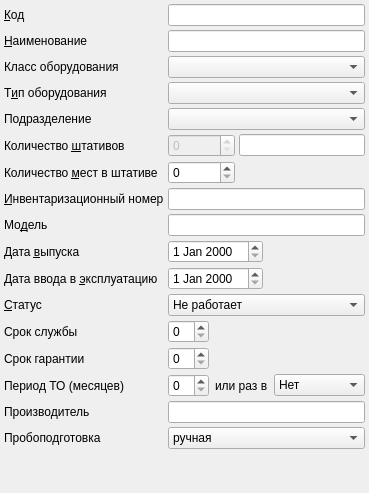
     <widget class="QWidget" name="tabEquipment">
      <attribute name="title">
       <string>&amp;Оборудование</string>
      </attribute>
      <layout class="QGridLayout" name="gridLayout_3">
       <property name="margin">
        <number>4</number>
       </property>
       <property name="spacing">
        <number>4</number>
       </property>
       <item row="16" column="0">
        <widget class="QLabel" name="lblSamplePreparation">
         <property name="text">
          <string>Пробоподготовка</string>
         </property>
        </widget>
       </item>
       <item row="0" column="0">
        <widget class="QLabel" name="lblCode">
         <property name="sizePolicy">
          <sizepolicy hsizetype="Maximum" vsizetype="Preferred">
           <horstretch>0</horstretch>
           <verstretch>0</verstretch>
          </sizepolicy>
         </property>
         <property name="text">
          <string>&amp;Код</string>
         </property>
         <property name="buddy">
          <cstring>edtCode</cstring>
         </property>
        </widget>
       </item>
       <item row="0" column="1" colspan="2">
        <widget class="QLineEdit" name="edtCode"/>
       </item>
       <item row="1" column="0">
        <widget class="QLabel" name="lblName">
         <property name="sizePolicy">
          <sizepolicy hsizetype="Maximum" vsizetype="Preferred">
           <horstretch>0</horstretch>
           <verstretch>0</verstretch>
          </sizepolicy>
         </property>
         <property name="text">
          <string>&amp;Наименование</string>
         </property>
         <property name="buddy">
          <cstring>edtName</cstring>
         </property>
        </widget>
       </item>
       <item row="1" column="1" colspan="2">
        <widget class="QLineEdit" name="edtName"/>
       </item>
       <item row="3" column="0">
        <widget class="QLabel" name="lblEquipmentType">
         <property name="sizePolicy">
          <sizepolicy hsizetype="Maximum" vsizetype="Preferred">
           <horstretch>0</horstretch>
           <verstretch>0</verstretch>
          </sizepolicy>
         </property>
         <property name="text">
          <string>Т&amp;ип оборудования</string>
         </property>
         <property name="buddy">
          <cstring>cmbEquipmentType</cstring>
         </property>
        </widget>
       </item>
       <item row="3" column="1" colspan="2">
        <widget class="CRBComboBox" name="cmbEquipmentType"/>
       </item>
       <item row="5" column="0">
        <widget class="QLabel" name="lblTripod">
         <property name="sizePolicy">
          <sizepolicy hsizetype="Maximum" vsizetype="Preferred">
           <horstretch>0</horstretch>
           <verstretch>0</verstretch>
          </sizepolicy>
         </property>
         <property name="text">
          <string>Количество &amp;штативов</string>
         </property>
         <property name="buddy">
          <cstring>edtTripod</cstring>
         </property>
        </widget>
       </item>
       <item row="5" column="1">
        <widget class="QSpinBox" name="edtTripod">
         <property name="enabled">
          <bool>false</bool>
         </property>
         <property name="sizePolicy">
          <sizepolicy hsizetype="Maximum" vsizetype="Fixed">
           <horstretch>0</horstretch>
           <verstretch>0</verstretch>
          </sizepolicy>
         </property>
         <property name="maximum">
          <number>100000</number>
         </property>
        </widget>
       </item>
       <item row="5" column="2">
        <widget class="QLineEdit" name="edtTripodIdentifiers">
         <property name="toolTip">
          <string>Идентификаторы штативов, перечисленные через точку с запятой</string>
         </property>
        </widget>
       </item>
       <item row="6" column="0">
        <widget class="QLabel" name="lblTripodCapacity">
         <property name="sizePolicy">
          <sizepolicy hsizetype="Maximum" vsizetype="Preferred">
           <horstretch>0</horstretch>
           <verstretch>0</verstretch>
          </sizepolicy>
         </property>
         <property name="text">
          <string>Количество &amp;мест в штативе</string>
         </property>
         <property name="buddy">
          <cstring>edtTripodCapacity</cstring>
         </property>
        </widget>
       </item>
       <item row="6" column="1">
        <widget class="QSpinBox" name="edtTripodCapacity">
         <property name="sizePolicy">
          <sizepolicy hsizetype="Maximum" vsizetype="Fixed">
           <horstretch>0</horstretch>
           <verstretch>0</verstretch>
          </sizepolicy>
         </property>
         <property name="maximum">
          <number>100000</number>
         </property>
        </widget>
       </item>
       <item row="7" column="0">
        <widget class="QLabel" name="lblInventoryNumber">
         <property name="sizePolicy">
          <sizepolicy hsizetype="Maximum" vsizetype="Preferred">
           <horstretch>0</horstretch>
           <verstretch>0</verstretch>
          </sizepolicy>
         </property>
         <property name="text">
          <string>&amp;Инвентаризационный номер</string>
         </property>
         <property name="buddy">
          <cstring>edtInventoryNumber</cstring>
         </property>
        </widget>
       </item>
       <item row="8" column="1" colspan="2">
        <widget class="QLineEdit" name="edtModel"/>
       </item>
       <item row="7" column="1" colspan="2">
        <widget class="QLineEdit" name="edtInventoryNumber"/>
       </item>
       <item row="2" column="1" colspan="2">
        <widget class="CRBComboBox" name="cmbEquipmentClass"/>
       </item>
       <item row="8" column="0">
        <widget class="QLabel" name="lblModel">
         <property name="sizePolicy">
          <sizepolicy hsizetype="Maximum" vsizetype="Preferred">
           <horstretch>0</horstretch>
           <verstretch>0</verstretch>
          </sizepolicy>
         </property>
         <property name="text">
          <string>Мо&amp;дель</string>
         </property>
         <property name="buddy">
          <cstring>edtModel</cstring>
         </property>
        </widget>
       </item>
       <item row="9" column="0">
        <widget class="QLabel" name="lblReleaseDate">
         <property name="sizePolicy">
          <sizepolicy hsizetype="Maximum" vsizetype="Preferred">
           <horstretch>0</horstretch>
           <verstretch>0</verstretch>
          </sizepolicy>
         </property>
         <property name="text">
          <string>Дата &amp;выпуска</string>
         </property>
         <property name="buddy">
          <cstring>edtReleaseDate</cstring>
         </property>
        </widget>
       </item>
       <item row="9" column="1" colspan="2">
        <widget class="CDateEdit" name="edtReleaseDate">
         <property name="sizePolicy">
          <sizepolicy hsizetype="Maximum" vsizetype="Fixed">
           <horstretch>0</horstretch>
           <verstretch>0</verstretch>
          </sizepolicy>
         </property>
        </widget>
       </item>
       <item row="10" column="0">
        <widget class="QLabel" name="lblStartupDate">
         <property name="sizePolicy">
          <sizepolicy hsizetype="Maximum" vsizetype="Preferred">
           <horstretch>0</horstretch>
           <verstretch>0</verstretch>
          </sizepolicy>
         </property>
         <property name="text">
          <string>Дата ввода в &amp;эксплуатацию</string>
         </property>
         <property name="buddy">
          <cstring>edtStartupDate</cstring>
         </property>
        </widget>
       </item>
       <item row="10" column="1" colspan="2">
        <widget class="CDateEdit" name="edtStartupDate">
         <property name="sizePolicy">
          <sizepolicy hsizetype="Maximum" vsizetype="Fixed">
           <horstretch>0</horstretch>
           <verstretch>0</verstretch>
          </sizepolicy>
         </property>
        </widget>
       </item>
       <item row="11" column="0">
        <widget class="QLabel" name="lblStatus">
         <property name="sizePolicy">
          <sizepolicy hsizetype="Maximum" vsizetype="Preferred">
           <horstretch>0</horstretch>
           <verstretch>0</verstretch>
          </sizepolicy>
         </property>
         <property name="text">
          <string>&amp;Статус</string>
         </property>
         <property name="buddy">
          <cstring>cmbStatus</cstring>
         </property>
        </widget>
       </item>
       <item row="11" column="1" colspan="2">
        <widget class="QComboBox" name="cmbStatus">
         <item>
          <property name="text">
           <string>Не работает</string>
          </property>
         </item>
         <item>
          <property name="text">
           <string>Работает</string>
          </property>
         </item>
        </widget>
       </item>
       <item row="12" column="0">
        <widget class="QLabel" name="lblEmploymentTerm">
         <property name="sizePolicy">
          <sizepolicy hsizetype="Maximum" vsizetype="Preferred">
           <horstretch>0</horstretch>
           <verstretch>0</verstretch>
          </sizepolicy>
         </property>
         <property name="text">
          <string>Срок службы</string>
         </property>
         <property name="buddy">
          <cstring>edtEmploymentTerm</cstring>
         </property>
        </widget>
       </item>
       <item row="12" column="1">
        <widget class="QSpinBox" name="edtEmploymentTerm">
         <property name="sizePolicy">
          <sizepolicy hsizetype="Maximum" vsizetype="Fixed">
           <horstretch>0</horstretch>
           <verstretch>0</verstretch>
          </sizepolicy>
         </property>
        </widget>
       </item>
       <item row="13" column="0">
        <widget class="QLabel" name="lblWarrantyTerm">
         <property name="sizePolicy">
          <sizepolicy hsizetype="Maximum" vsizetype="Preferred">
           <horstretch>0</horstretch>
           <verstretch>0</verstretch>
          </sizepolicy>
         </property>
         <property name="text">
          <string>Срок гарантии</string>
         </property>
         <property name="buddy">
          <cstring>edtWarrantyTerm</cstring>
         </property>
        </widget>
       </item>
       <item row="13" column="1">
        <widget class="QSpinBox" name="edtWarrantyTerm">
         <property name="sizePolicy">
          <sizepolicy hsizetype="Maximum" vsizetype="Fixed">
           <horstretch>0</horstretch>
           <verstretch>0</verstretch>
          </sizepolicy>
         </property>
        </widget>
       </item>
       <item row="14" column="0">
        <widget class="QLabel" name="lblMaintenancePeriod">
         <property name="sizePolicy">
          <sizepolicy hsizetype="Maximum" vsizetype="Preferred">
           <horstretch>0</horstretch>
           <verstretch>0</verstretch>
          </sizepolicy>
         </property>
         <property name="frameShape">
          <enum>QFrame::NoFrame</enum>
         </property>
         <property name="frameShadow">
          <enum>QFrame::Plain</enum>
         </property>
         <property name="lineWidth">
          <number>1</number>
         </property>
         <property name="text">
          <string>Период ТО (месяцев)</string>
         </property>
         <property name="buddy">
          <cstring>edtMaintenancePeriod</cstring>
         </property>
        </widget>
       </item>
       <item row="14" column="1" colspan="2">
        <widget class="QWidget" name="widget" native="true">
         <layout class="QGridLayout" name="gridLayout">
          <property name="sizeConstraint">
           <enum>QLayout::SetDefaultConstraint</enum>
          </property>
          <property name="horizontalSpacing">
           <number>6</number>
          </property>
          <property name="verticalSpacing">
           <number>0</number>
          </property>
          <property name="margin">
           <number>0</number>
          </property>
          <item row="0" column="0">
           <widget class="QSpinBox" name="edtMaintenancePeriod">
            <property name="sizePolicy">
             <sizepolicy hsizetype="Maximum" vsizetype="Fixed">
              <horstretch>0</horstretch>
              <verstretch>0</verstretch>
             </sizepolicy>
            </property>
           </widget>
          </item>
          <item row="0" column="1">
           <widget class="QLabel" name="lblMaintenanceSingleInPeriod">
            <property name="sizePolicy">
             <sizepolicy hsizetype="Maximum" vsizetype="Preferred">
              <horstretch>0</horstretch>
              <verstretch>0</verstretch>
             </sizepolicy>
            </property>
            <property name="text">
             <string>или раз в</string>
            </property>
            <property name="buddy">
             <cstring>cmbMaintenanceSingleInPeriod</cstring>
            </property>
           </widget>
          </item>
          <item row="0" column="2">
           <widget class="QComboBox" name="cmbMaintenanceSingleInPeriod">
            <property name="sizePolicy">
             <sizepolicy hsizetype="Expanding" vsizetype="Fixed">
              <horstretch>0</horstretch>
              <verstretch>0</verstretch>
             </sizepolicy>
            </property>
            <item>
             <property name="text">
              <string>Нет</string>
             </property>
            </item>
            <item>
             <property name="text">
              <string>Неделя</string>
             </property>
            </item>
            <item>
             <property name="text">
              <string>Месяц</string>
             </property>
            </item>
            <item>
             <property name="text">
              <string>Квартал</string>
             </property>
            </item>
            <item>
             <property name="text">
              <string>Полугодие</string>
             </property>
            </item>
            <item>
             <property name="text">
              <string>Год</string>
             </property>
            </item>
           </widget>
          </item>
         </layout>
        </widget>
       </item>
       <item row="17" column="0">
        <spacer name="verticalSpacer">
         <property name="orientation">
          <enum>Qt::Vertical</enum>
         </property>
         <property name="sizeHint" stdset="0">
          <size>
           <width>20</width>
           <height>40</height>
          </size>
         </property>
        </spacer>
       </item>
       <item row="15" column="0">
        <widget class="QLabel" name="lblManufacturer">
         <property name="sizePolicy">
          <sizepolicy hsizetype="Maximum" vsizetype="Preferred">
           <horstretch>0</horstretch>
           <verstretch>0</verstretch>
          </sizepolicy>
         </property>
         <property name="text">
          <string>Производитель</string>
         </property>
         <property name="buddy">
          <cstring>edtManufacturer</cstring>
         </property>
        </widget>
       </item>
       <item row="15" column="1" colspan="2">
        <widget class="QLineEdit" name="edtManufacturer"/>
       </item>
       <item row="16" column="1" colspan="2">
        <widget class="QComboBox" name="cmbSamplePreparation">
         <item>
          <property name="text">
           <string>ручная</string>
          </property>
         </item>
         <item>
          <property name="text">
           <string>автоматическая</string>
          </property>
         </item>
         <item>
          <property name="text">
           <string>не выполнять</string>
          </property>
         </item>
        </widget>
       </item>
       <item row="2" column="0">
        <widget class="QLabel" name="lblEquipmentClass">
         <property name="text">
          <string>Класс оборудования</string>
         </property>
        </widget>
       </item>
       <item row="4" column="0">
        <widget class="QLabel" name="lblOrgStructure">
         <property name="text">
          <string>Подразделение</string>
         </property>
        </widget>
       </item>
       <item row="4" column="1" colspan="2">
        <widget class="COrgStructureComboBox" name="cmbOrgStructure"/>
       </item>
      </layout>
     </widget>
